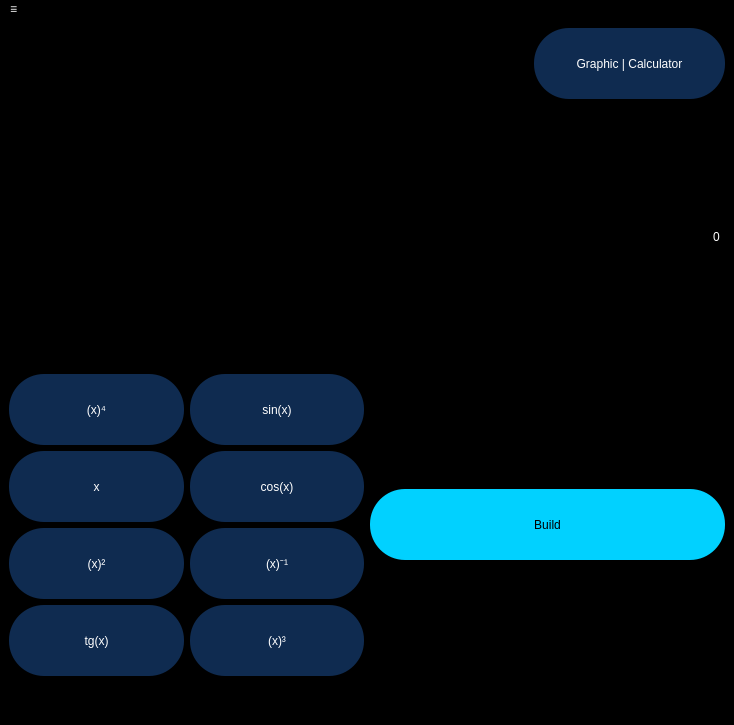
<?xml version="1.0" encoding="UTF-8"?>
<ui version="4.0">
 <class>MainWindow</class>
 <widget class="QMainWindow" name="MainWindow">
  <property name="geometry">
   <rect>
    <x>0</x>
    <y>0</y>
    <width>734</width>
    <height>725</height>
   </rect>
  </property>
  <property name="minimumSize">
   <size>
    <width>734</width>
    <height>725</height>
   </size>
  </property>
  <property name="maximumSize">
   <size>
    <width>734</width>
    <height>725</height>
   </size>
  </property>
  <property name="windowTitle">
   <string>MainWindow</string>
  </property>
  <property name="styleSheet">
   <string notr="true">background-color: rgb(0, 0, 0);
color: rgb(255, 255, 255);
selection-background-color: rgb(140, 140, 140);

</string>
  </property>
  <widget class="QWidget" name="centralwidget">
   <property name="minimumSize">
    <size>
     <width>669</width>
     <height>666</height>
    </size>
   </property>
   <property name="maximumSize">
    <size>
     <width>734</width>
     <height>666</height>
    </size>
   </property>
   <property name="styleSheet">
    <string notr="true">background-color: rgb(0, 0, 0);</string>
   </property>
   <layout class="QVBoxLayout" name="verticalLayout_3">
    <item>
     <layout class="QVBoxLayout" name="verticalLayout_2">
      <item>
       <widget class="QPushButton" name="graphic_button">
        <property name="minimumSize">
         <size>
          <width>191</width>
          <height>71</height>
         </size>
        </property>
        <property name="maximumSize">
         <size>
          <width>191</width>
          <height>16777215</height>
         </size>
        </property>
        <property name="layoutDirection">
         <enum>Qt::RightToLeft</enum>
        </property>
        <property name="styleSheet">
         <string notr="true">QPushButton{
font: 75 12pt &quot;MS Shell Dlg 2&quot;;
background-color: #0f2b50;
	border: 0px;
    border-radius: 35px;
    border-style: outset;
color: white
}
QPushButton:pressed{
background-color: #091c34;
color: #6d6d6d
}</string>
        </property>
        <property name="text">
         <string>Graphic | Calculator</string>
        </property>
       </widget>
      </item>
      <item>
       <widget class="QLineEdit" name="ans_space">
        <property name="enabled">
         <bool>false</bool>
        </property>
        <property name="minimumSize">
         <size>
          <width>0</width>
          <height>111</height>
         </size>
        </property>
        <property name="maximumSize">
         <size>
          <width>16777215</width>
          <height>10000000</height>
         </size>
        </property>
        <property name="styleSheet">
         <string notr="true">QLineEdit{
border: 1px solid black;
color: rgb(255, 255, 255);
	font: 75 75pt &quot;Yu Gothic UI Semibold&quot;;
}</string>
        </property>
        <property name="text">
         <string>0</string>
        </property>
        <property name="alignment">
         <set>Qt::AlignRight|Qt::AlignTrailing|Qt::AlignVCenter</set>
        </property>
       </widget>
      </item>
      <item>
       <layout class="QHBoxLayout" name="horizontalLayout">
        <item>
         <layout class="QGridLayout" name="gridLayout_2">
          <item row="0" column="0">
           <widget class="QPushButton" name="n_sqrt_btn">
            <property name="minimumSize">
             <size>
              <width>71</width>
              <height>71</height>
             </size>
            </property>
            <property name="styleSheet">
             <string notr="true">QPushButton{
font: 15pt &quot;MS Shell Dlg 2&quot;;
background-color: #0f2b50;
	border: 0px;
    border-radius: 35px;
    border-style: outset;
	color: rgb(255, 255, 255);
}
QPushButton:pressed{
background-color: #5d5d5d;
}</string>
            </property>
            <property name="text">
             <string>(x)⁴</string>
            </property>
            <attribute name="buttonGroup">
             <string notr="true">complexOperarionButtonsGroup</string>
            </attribute>
           </widget>
          </item>
          <item row="2" column="2">
           <widget class="QPushButton" name="rev_btn">
            <property name="minimumSize">
             <size>
              <width>71</width>
              <height>71</height>
             </size>
            </property>
            <property name="styleSheet">
             <string notr="true">QPushButton{
font: 15pt &quot;MS Shell Dlg 2&quot;;
background-color: #0f2b50;
	border: 0px;
    border-radius: 35px;
    border-style: outset;
	color: rgb(255, 255, 255);
}
QPushButton:pressed{
background-color: #5d5d5d;
}</string>
            </property>
            <property name="text">
             <string>(x)⁻¹</string>
            </property>
            <attribute name="buttonGroup">
             <string notr="true">complexOperarionButtonsGroup</string>
            </attribute>
           </widget>
          </item>
          <item row="3" column="2">
           <widget class="QPushButton" name="pow_3_btn">
            <property name="minimumSize">
             <size>
              <width>71</width>
              <height>71</height>
             </size>
            </property>
            <property name="styleSheet">
             <string notr="true">QPushButton{
font: 15pt &quot;MS Shell Dlg 2&quot;;
background-color: #0f2b50;
	border: 0px;
    border-radius: 35px;
    border-style: outset;
	color: rgb(255, 255, 255);
}
QPushButton:pressed{
background-color: #5d5d5d;
}</string>
            </property>
            <property name="text">
             <string>(x)³</string>
            </property>
            <attribute name="buttonGroup">
             <string notr="true">complexOperarionButtonsGroup</string>
            </attribute>
           </widget>
          </item>
          <item row="0" column="2">
           <widget class="QPushButton" name="sin_btn">
            <property name="minimumSize">
             <size>
              <width>71</width>
              <height>71</height>
             </size>
            </property>
            <property name="styleSheet">
             <string notr="true">QPushButton{
font: 15pt &quot;MS Shell Dlg 2&quot;;
background-color: #0f2b50;
	border: 0px;
    border-radius: 35px;
    border-style: outset;
	color: rgb(255, 255, 255);
}
QPushButton:pressed{
background-color: #5d5d5d;
}</string>
            </property>
            <property name="text">
             <string>sin(x)</string>
            </property>
            <attribute name="buttonGroup">
             <string notr="true">complexOperarionButtonsGroup</string>
            </attribute>
           </widget>
          </item>
          <item row="3" column="0">
           <widget class="QPushButton" name="tg_btn">
            <property name="minimumSize">
             <size>
              <width>71</width>
              <height>71</height>
             </size>
            </property>
            <property name="styleSheet">
             <string notr="true">QPushButton{
font: 15pt &quot;MS Shell Dlg 2&quot;;
background-color: #0f2b50;
	border: 0px;
    border-radius: 35px;
    border-style: outset;
	color: rgb(255, 255, 255);
}
QPushButton:pressed{
background-color: #5d5d5d;
}</string>
            </property>
            <property name="text">
             <string>tg(x)</string>
            </property>
            <attribute name="buttonGroup">
             <string notr="true">complexOperarionButtonsGroup</string>
            </attribute>
           </widget>
          </item>
          <item row="2" column="0">
           <widget class="QPushButton" name="pow_btn">
            <property name="minimumSize">
             <size>
              <width>71</width>
              <height>71</height>
             </size>
            </property>
            <property name="styleSheet">
             <string notr="true">QPushButton{
font: 15pt &quot;MS Shell Dlg 2&quot;;
background-color: #0f2b50;
	border: 0px;
    border-radius: 35px;
    border-style: outset;
	color: rgb(255, 255, 255);
}
QPushButton:pressed{
background-color: #5d5d5d;
}</string>
            </property>
            <property name="text">
             <string>(x)²</string>
            </property>
            <attribute name="buttonGroup">
             <string notr="true">complexOperarionButtonsGroup</string>
            </attribute>
           </widget>
          </item>
          <item row="1" column="2">
           <widget class="QPushButton" name="cos_btn">
            <property name="minimumSize">
             <size>
              <width>71</width>
              <height>71</height>
             </size>
            </property>
            <property name="styleSheet">
             <string notr="true">QPushButton{
font: 15pt &quot;MS Shell Dlg 2&quot;;
background-color: #0f2b50;
	border: 0px;
    border-radius: 35px;
    border-style: outset;
	color: rgb(255, 255, 255);
}
QPushButton:pressed{
background-color: #5d5d5d;
}</string>
            </property>
            <property name="text">
             <string>cos(x)</string>
            </property>
            <attribute name="buttonGroup">
             <string notr="true">complexOperarionButtonsGroup</string>
            </attribute>
           </widget>
          </item>
          <item row="1" column="0">
           <widget class="QPushButton" name="x_btn">
            <property name="minimumSize">
             <size>
              <width>71</width>
              <height>71</height>
             </size>
            </property>
            <property name="styleSheet">
             <string notr="true">QPushButton{
font: 15pt &quot;MS Shell Dlg 2&quot;;
background-color: #0f2b50;
	border: 0px;
    border-radius: 35px;
    border-style: outset;
	color: rgb(255, 255, 255);
}
QPushButton:pressed{
background-color: #5d5d5d;
}</string>
            </property>
            <property name="text">
             <string>x</string>
            </property>
            <attribute name="buttonGroup">
             <string notr="true">complexOperarionButtonsGroup</string>
            </attribute>
           </widget>
          </item>
         </layout>
        </item>
        <item>
         <layout class="QVBoxLayout" name="verticalLayout">
          <item>
           <widget class="QPushButton" name="build_btn">
            <property name="minimumSize">
             <size>
              <width>71</width>
              <height>71</height>
             </size>
            </property>
            <property name="maximumSize">
             <size>
              <width>16777215</width>
              <height>16777215</height>
             </size>
            </property>
            <property name="styleSheet">
             <string notr="true">QPushButton{
	font: 75 14pt &quot;MS Shell Dlg 2&quot;;
	background-color: #01d1ff;
	border: 0px;
	color:black;
    border-radius: 35px;
    border-style: outset;
}
QPushButton:pressed{
background-color: #0590cb;
}
</string>
            </property>
            <property name="text">
             <string>Build</string>
            </property>
           </widget>
          </item>
         </layout>
        </item>
       </layout>
      </item>
     </layout>
    </item>
   </layout>
  </widget>
  <widget class="QMenuBar" name="menubar">
   <property name="geometry">
    <rect>
     <x>0</x>
     <y>0</y>
     <width>734</width>
     <height>21</height>
    </rect>
   </property>
   <widget class="QMenu" name="menu">
    <property name="title">
     <string>≡</string>
    </property>
    <addaction name="Simple"/>
    <addaction name="Engineering"/>
    <addaction name="Function_graphs"/>
    <addaction name="separator"/>
    <addaction name="Currency"/>
    <addaction name="Volume"/>
    <addaction name="Length"/>
    <addaction name="Temperature"/>
    <addaction name="Speed"/>
    <addaction name="Corner"/>
   </widget>
   <addaction name="menu"/>
  </widget>
  <widget class="QStatusBar" name="statusbar"/>
  <action name="Simple">
   <property name="text">
    <string>Simple</string>
   </property>
  </action>
  <action name="Engineering">
   <property name="text">
    <string>Engineering</string>
   </property>
  </action>
  <action name="Function_graphs">
   <property name="text">
    <string>Function graphs</string>
   </property>
  </action>
  <action name="Currency">
   <property name="text">
    <string>Currency</string>
   </property>
  </action>
  <action name="Volume">
   <property name="text">
    <string>Volume</string>
   </property>
  </action>
  <action name="Length">
   <property name="text">
    <string>Length</string>
   </property>
  </action>
  <action name="Temperature">
   <property name="text">
    <string>Temperature</string>
   </property>
  </action>
  <action name="Speed">
   <property name="text">
    <string>Speed</string>
   </property>
  </action>
  <action name="Corner">
   <property name="text">
    <string>Corner</string>
   </property>
  </action>
 </widget>
 <resources/>
 <connections/>
 <buttongroups>
  <buttongroup name="complexOperarionButtonsGroup"/>
 </buttongroups>
</ui>
